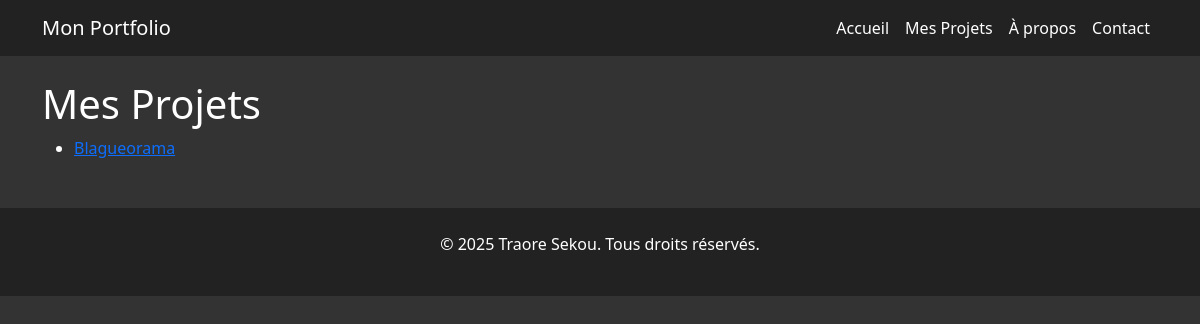
The app's page /dev95-Porfolio/project, older data.
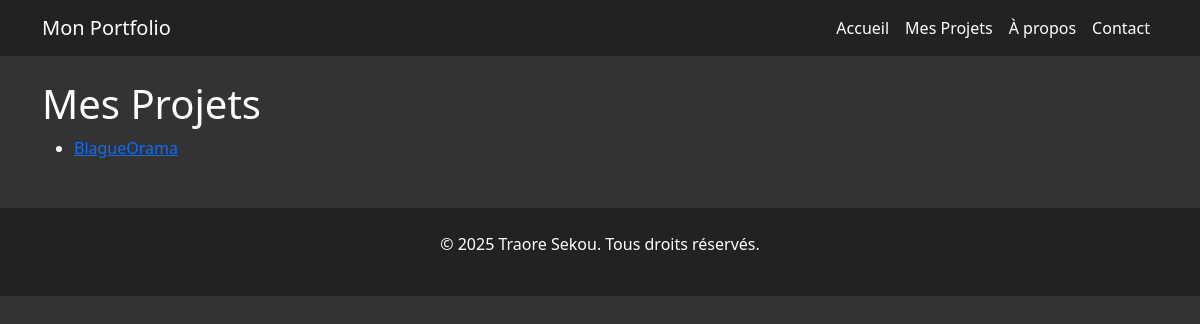
The same page, newer data.
### Porfolio/models.py (models this page shows, shortened)
class Project(models.Model):
    title = models.CharField(max_length=200)
    description = models.TextField()
    technologies = models.CharField(max_length=200)
    date_created = models.DateTimeField(auto_now_add=True)
    github_link = models.URLField(blank=True, null=True)

### Porfolio/views.py (the view)
# urls.py: path('dev95-Porfolio/project', ProjectListView.as_view(), name='project_list'),  # Liste des projets
class ProjectListView(ListView):
    model = Project
    template_name = 'porfolio/project_list.html'
    context_object_name = 'projects'

### Porfolio/templates/porfolio/project_list.html
{% extends 'base.html' %}
{% block content %}
  <h1>Mes Projets</h1>
  <ul>
    {% for project in projects %}
      <li>
        <a href="{% url 'project_detail' project.pk %}">{{ project.title }}</a>
      </li>
    {% endfor %}
  </ul>
{% endblock %}

Row changes from the older to the newer data that the page shows:
changed Project: title "Blagueorama" → "BlagueOrama"
